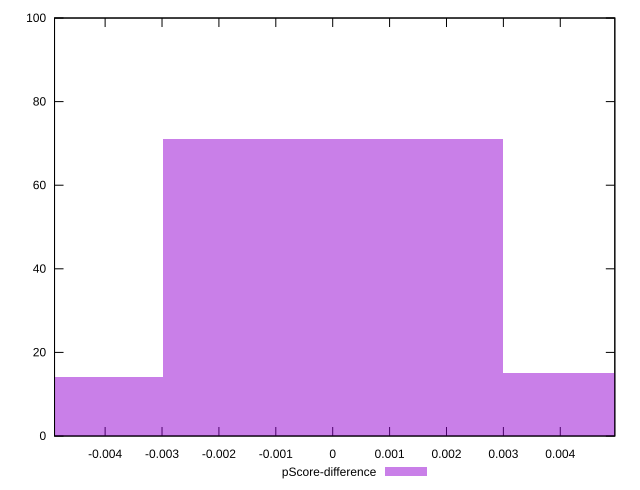

Write the gnuplot code that produced this figure.
reset

$pScoreDifference <<EOF
-0.005980762219636479 14
0.005980762219636479 15
0 71
EOF

set key outside below
set boxwidth 0.005980762219636479
set xrange [-0.00488922523985813:0.0049587127517634055]
set yrange [0:100]
set trange [0:100]
set style fill transparent solid 0.5 noborder
set terminal svg size 640, 490 enhanced background rgb 'white'
set output "report_00014_2021-02-09T15:56:05.503Z/mainthread-work-breakdown/samples/pages+cached+noadtech+nomedia+nocss/pScore-difference/histogram.svg"

plot $pScoreDifference title "pScore-difference" with boxes

reset
